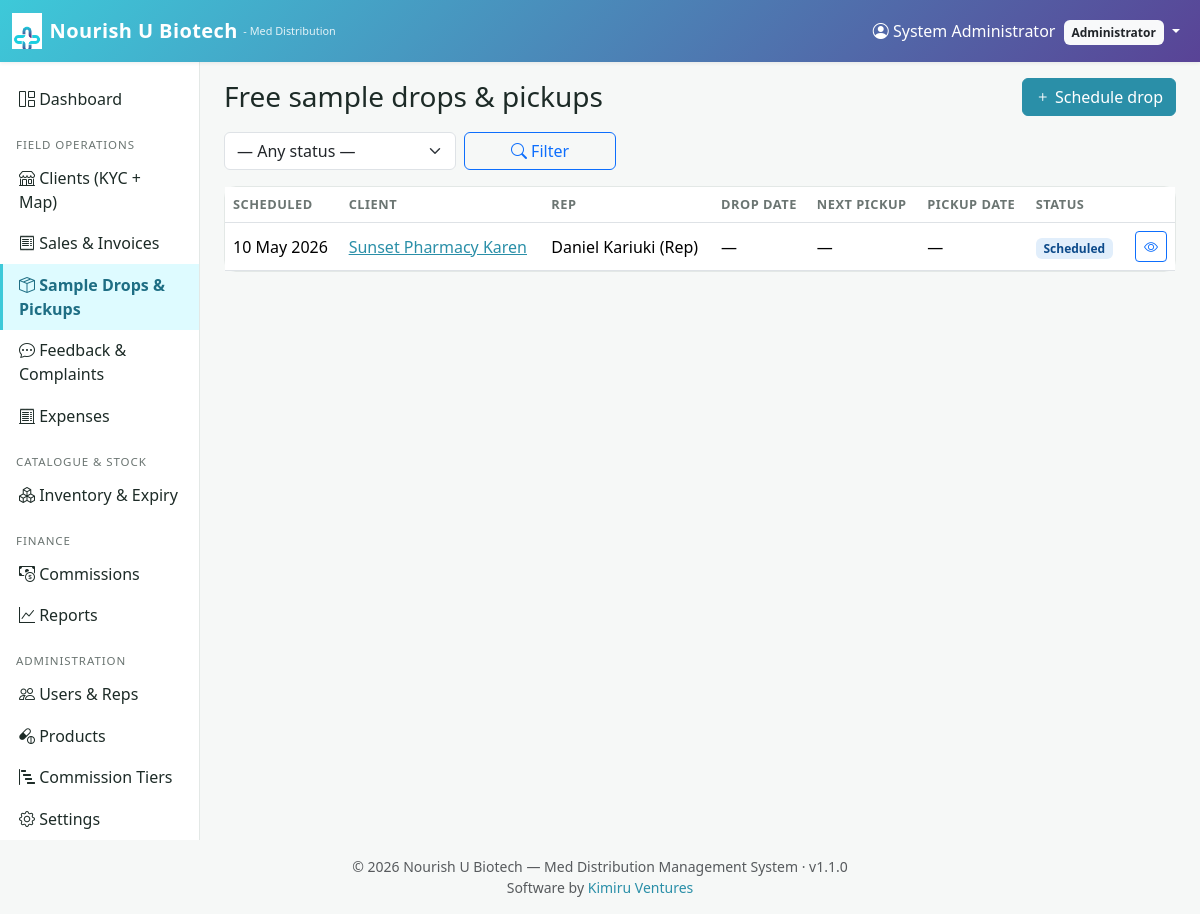
/samples/index.php (signed in), run on the app's committed database.
### tables this page shows
CREATE TABLE sample_drops (
    id              INT UNSIGNED  AUTO_INCREMENT PRIMARY KEY,
    client_id       INT UNSIGNED  NOT NULL,
    rep_id          INT UNSIGNED  NOT NULL,
    scheduled_date  DATE          NOT NULL,
    drop_date       DATE          NULL,
    pickup_date     DATE          NULL,
    next_pickup_date  DATE          NULL,
    payment_collected DECIMAL(14,2) NOT NULL DEFAULT 0,
    payment_method    VARCHAR(40)   NULL,
    reschedule_reason VARCHAR(255)  NULL,
    status          ENUM('scheduled','dropped','rescheduled','no_show','picked_up','cancelled')
                                  NOT NULL DEFAULT 'scheduled',
    notes           TEXT          NULL,
    created_at      DATETIME      NOT NULL DEFAULT CURRENT_TIMESTAMP,
    updated_at      DATETIME      NOT NULL DEFAULT CURRENT_TIMESTAMP
                                  ON UPDATE CURRENT_TIMESTAMP,
    CONSTRAINT fk_drops_client FOREIGN KEY (client_id) REFERENCES clients(id),
    CONSTRAINT fk_drops_rep    FOREIGN KEY (rep_id)    REFERENCES users(id),
    INDEX idx_drops_status (status),
    INDEX idx_drops_sched  (scheduled_date),
    deleted_at    DATETIME      NULL,
    deleted_by    INT UNSIGNED  NULL,
    delete_reason VARCHAR(255)  NULL
);

CREATE TABLE clients (
    id              INT UNSIGNED  AUTO_INCREMENT PRIMARY KEY,
    name            VARCHAR(200)  NOT NULL,
    type            ENUM('pharmacy','clinic','hospital','wholesaler','other') NOT NULL DEFAULT 'pharmacy',
    license_no      VARCHAR(80)   NULL,
    kra_pin         VARCHAR(40)   NULL,
    contact_person  VARCHAR(160)  NULL,
    contact_role    VARCHAR(80)   NULL,
    phone           VARCHAR(40)   NULL,
    email           VARCHAR(160)  NULL,
    address          VARCHAR(255)  NULL,
    postal_address   VARCHAR(255)  NULL,
    region           VARCHAR(80)   NULL,
    city             VARCHAR(80)   NULL,
    lat              DECIMAL(10,7) NULL,
    lng              DECIMAL(10,7) NULL,
    kyc_status       ENUM('pending','verified','rejected') NOT NULL DEFAULT 'pending',
    kyc_notes        TEXT          NULL,
    rep_id           INT UNSIGNED  NULL COMMENT 'Primary rep assigned',
    credit_limit     DECIMAL(14,2) NOT NULL DEFAULT 0,
     
    directors          TEXT         NULL COMMENT 'One name per line',
    accountant_name    VARCHAR(160) NULL,
    accountant_phone   VARCHAR(40)  NULL,
    bank_name          VARCHAR(80)  NULL,
    bank_branch        VARCHAR(80)  NULL,
    payment_terms      VARCHAR(120) NULL,
    credit_period_days INT          NULL,
    trade_ref_1        TEXT         NULL,
    trade_ref_2        TEXT         NULL,
    trade_ref_3        TEXT         NULL,
    signed_name        VARCHAR(160) NULL,
    signed_position    VARCHAR(80)  NULL,
    signed_at          DATE         NULL,
    notes              TEXT         NULL,
    created_at      DATETIME      NOT NULL DEFAULT CURRENT_TIMESTAMP,
    updated_at      DATETIME      NOT NULL DEFAULT CURRENT_TIMESTAMP
                                  ON UPDATE CURRENT_TIMESTAMP,
    CONSTRAINT fk_clients_rep
        FOREIGN KEY (rep_id) REFERENCES users(id) ON DELETE SET NULL,
    INDEX idx_clients_kyc (kyc_status),
    INDEX idx_clients_rep (rep_id),
    deleted_at    DATETIME      NULL,
    deleted_by    INT UNSIGNED  NULL,
    delete_reason VARCHAR(255)  NULL
);

CREATE TABLE users (
    id            INT UNSIGNED   AUTO_INCREMENT PRIMARY KEY,
    name          VARCHAR(120)   NOT NULL,
    email         VARCHAR(160)   NOT NULL UNIQUE,
    phone         VARCHAR(40)    NULL,
    password_hash VARCHAR(255)   NOT NULL,
    role          ENUM('admin','rep','accountant') NOT NULL,
    status        ENUM('active','suspended')        NOT NULL DEFAULT 'active',
    last_login_at DATETIME       NULL,
    created_at    DATETIME       NOT NULL DEFAULT CURRENT_TIMESTAMP,
    updated_at    DATETIME       NOT NULL DEFAULT CURRENT_TIMESTAMP
                                ON UPDATE CURRENT_TIMESTAMP,
    INDEX idx_users_role (role),
    deleted_at    DATETIME      NULL,
    deleted_by    INT UNSIGNED  NULL,
    delete_reason VARCHAR(255)  NULL
);

### includes/functions.php (called while the page is built, shortened)
<?php
function e(?string $s): string {
    return htmlspecialchars($s ?? '', ENT_QUOTES | ENT_SUBSTITUTE, 'UTF-8');
}
function get(string $key, $default = null) {
    return $_GET[$key] ?? $default;
}
function fdate(?string $d, string $fmt = 'd M Y'): string {
    if (!$d || $d === '0000-00-00' || $d === '0000-00-00 00:00:00') return '—';
    return date($fmt, strtotime($d));
}
function url(string $path = ''): string {
    return BASE_URL . '/' . ltrim($path, '/');
}

### samples/index.php (the view, shortened to what this page needs)
<?php
require_once __DIR__ . '/../config/config.php';
$showArchived = get('show') === 'archived';
$where = [$showArchived ? 'sd.deleted_at IS NOT NULL' : 'sd.deleted_at IS NULL']; $args = [];
$sql = "SELECT sd.*, c.name AS client, u.name AS rep
          FROM sample_drops sd
          JOIN clients c ON c.id = sd.client_id
          JOIN users u ON u.id = sd.rep_id";
$sql .= ' WHERE ' . implode(' AND ', $where);
$sql .= ' ORDER BY sd.scheduled_date DESC, sd.id DESC';
$stmt = $pdo->prepare($sql); $stmt->execute($args);
$rows = $stmt->fetchAll();
require __DIR__ . '/../includes/header.php';
?>
<div class="d-flex justify-content-between align-items-center mb-3">
  <h3 class="mb-0">Free sample drops &amp; pickups</h3>
  <a class="btn btn-primary" href="<?= url('samples/add.php') ?>"><i class="bi bi-plus"></i> Schedule drop</a>
</div>
<form class="row g-2 mb-3" method="get">
  <div class="col-md-3">
    <select class="form-select" name="status">
      <option value="">— Any status —</option>
    </select>
  </div>
  <div class="col-md-2"><button class="btn btn-outline-primary w-100"><i class="bi bi-search"></i> Filter</button></div>
</form>
<div class="card"><div class="table-responsive">
<table class="table table-clean align-middle mb-0">
<thead><tr><th>Scheduled</th><th>Client</th><th>Rep</th><th>Drop date</th><th>Next pickup</th><th>Pickup date</th><th>Status</th><th></th></tr></thead>
<tbody>
<?php foreach ($rows as $r): ?>
  <tr>
    <td><?= e(fdate($r['scheduled_date'])) ?></td>
    <td><a href="<?= url('clients/view.php?id=' . (int)$r['client_id']) ?>"><?= e($r['client']) ?></a></td>
    <td><?= e($r['rep']) ?></td>
    <td><?= e(fdate($r['drop_date'])) ?></td>
    <td><?php if (!empty($r['next_pickup_date']) && $r['status']!=='picked_up'): ?><span class="fw-semibold text-primary"><?= e(fdate($r['next_pickup_date'])) ?></span><?php else: ?>—<?php endif; ?></td>
    <td><?= e(fdate($r['pickup_date'])) ?></td>
    <td>
      <?php $cls = ['scheduled'=>'badge-info','dropped'=>'badge-warning','picked_up'=>'badge-soft','cancelled'=>'badge-secondary'][$r['status']] ?? 'badge-secondary'; ?>
      <span class="badge <?= $cls ?>"><?= e(ucfirst(str_replace('_',' ',$r['status']))) ?></span>
    </td>
    <td class="text-end"><a class="btn btn-sm btn-outline-primary" href="<?= url('samples/view.php?id=' . (int)$r['id']) ?>"><i class="bi bi-eye"></i></a></td>
  </tr>
<?php endforeach; ?>
</tbody></table></div></div>
<?php require __DIR__ . '/../includes/footer.php'; ?>

### assets/css/style.css (style rules this page uses)
:root { --nu-primary: #2a8fa8; --nu-primary-d: #1e6e84; --nu-cyan: #3dc9d9; --nu-purple: #594396; --nu-purple-d: #3f2f6c; --nu-accent: #f4a300; --nu-bg: #f6f8f7; --nu-text: #1d2b27; --nu-muted: #6b7572; --nu-card: #ffffff; --nu-border: #e3e8e6; --nu-grad: linear-gradient(135deg, var(--nu-cyan) 0%, var(--nu-purple) 100%); }
body { background: var(--nu-bg); color: var(--nu-text); font-family: 'Segoe UI', Roboto, system-ui, sans-serif; }
.btn-primary { background: var(--nu-primary); border-color: var(--nu-primary); }
a { color: var(--nu-primary); }
.card { border: 1px solid var(--nu-border); border-radius: 12px; }
.badge-info { background:#e1eefb; color:#0c4a8a; }
table.table-clean th { font-size: .8rem; color: var(--nu-muted); text-transform: uppercase; letter-spacing: .04em; }
table.table-clean td { vertical-align: middle; }
.table-responsive { -webkit-overflow-scrolling: touch; }

### data on the page
sample_drops: scheduled_date "10 May 2026", client.name "Sunset Pharmacy Karen", rep.name "Daniel Kariuki (Rep)", drop_date "—", pickup_date "—", status "Scheduled"

### other printed values
$u['name'] "System Administrator"
role_label($u['role']) "Administrator"
APP_NAME "Nourish U Biotech"
APP_TAGLINE "Med Distribution Management System"
APP_VERSION "1.1.0"
